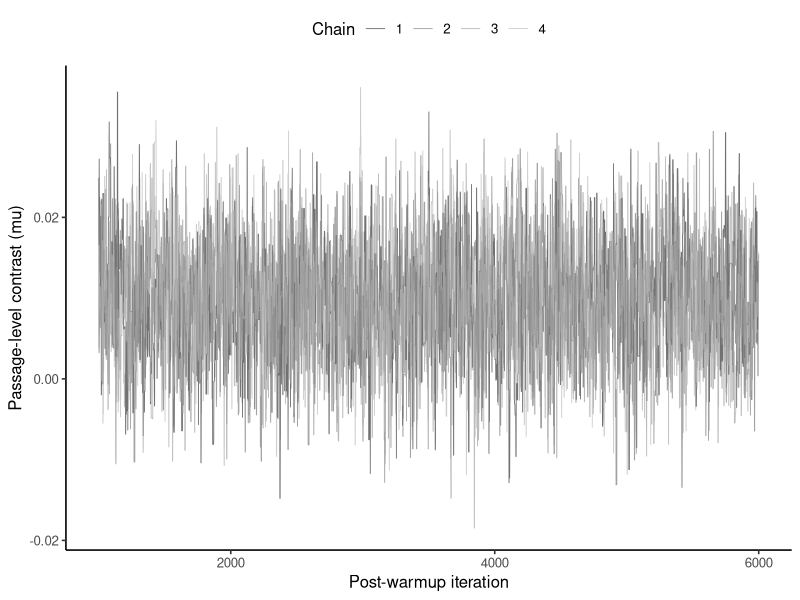

Source code (R):
## ---- chunk 1
#| label: fit-provo-metropolis-hastings
library(ggplot2)

provo <- read.csv("data/provo/passage-summaries.csv", stringsAsFactors = FALSE)
y <- provo$noun_minus_verb_log_ffd
nu <- 4
prior_scale <- 2 * sd(y)
log_sum_exp <- function(x) { m <- max(x); m + log(sum(exp(x - m))) }
log_target <- function(eta) {
  mu <- eta[1]; sigma <- exp(eta[2])
  sum(dt((y - mu) / sigma, df = nu, log = TRUE) - log(sigma)) +
    dnorm(mu, 0, prior_scale, log = TRUE) +
    log(2) + dnorm(sigma, 0, prior_scale, log = TRUE) + eta[2]
}
mode_fit <- optim(c(median(y), log(mad(y))),
                  function(eta) -log_target(eta), method = "BFGS",
                  hessian = TRUE,
                  control = list(reltol = 1e-12, maxit = 1000L))
local_sd <- sqrt(diag(solve(mode_fit$hessian)))
grid <- expand.grid(
  mu = seq(mode_fit$par[1] - 7 * local_sd[1],
           mode_fit$par[1] + 7 * local_sd[1], length.out = 321L),
  log_sigma = seq(mode_fit$par[2] - 7 * local_sd[2],
                  mode_fit$par[2] + 7 * local_sd[2], length.out = 321L)
)
grid$log_kernel <- apply(grid, 1, log_target)
grid$weight <- exp(grid$log_kernel - log_sum_exp(grid$log_kernel))
grid_values <- as.matrix(grid[, c("mu", "log_sigma")])
grid_mean <- colSums(grid_values * grid$weight)
centered <- sweep(grid_values, 2, grid_mean, "-")
grid_covariance <- crossprod(centered * sqrt(grid$weight))
proposal_cholesky <- chol((2.38^2 / 2) * grid_covariance)
posterior_cholesky <- t(chol(grid_covariance))
initial_z <- rbind(c(-2, -1), c(-.6, 1), c(.6, -1), c(2, 1))
initial <- t(vapply(seq_len(4), function(chain) {
  grid_mean + posterior_cholesky %*% initial_z[chain, ]
}, numeric(2)))

set.seed(2026101804)
iterations <- 6000L
warmup <- 1000L
chain_rows <- vector("list", 4L)
for (chain in seq_len(4L)) {
  current <- initial[chain, ]
  current_log_target <- log_target(current)
  rows <- vector("list", iterations)
  for (iteration in seq_len(iterations)) {
    proposal <- current + drop(rnorm(2) %*% proposal_cholesky)
    log_ratio <- log_target(proposal) - current_log_target
    accepted <- log(runif(1)) < min(0, log_ratio)
    previous <- current
    if (accepted) {
      current <- proposal
      current_log_target <- log_target(current)
    }
    rows[[iteration]] <- data.frame(
      chain, iteration, previous_mu = previous[1],
      proposed_mu = proposal[1], log_acceptance_ratio = log_ratio,
      accepted, mu = current[1], sigma = exp(current[2])
    )
  }
  chain_rows[[chain]] <- do.call(rbind, rows)
}
chains <- do.call(rbind, chain_rows)
saved <- subset(chains, iteration > warmup)
mh_summary <- do.call(rbind, lapply(split(saved, saved$chain), function(x) {
  data.frame(chain = x$chain[1], acceptance = mean(x$accepted),
             mean_mu = mean(x$mu), mean_sigma = mean(x$sigma))
}))

stopifnot(length(y) == 55L,
          all(mh_summary$acceptance > .33 & mh_summary$acceptance < .36))
mh_summary
## ---- chunk 2
#| label: plot-provo-metropolis-traces
#| fig-cap: "Four post-warmup random-walk MH chains targeting the PCT."
trace_opacity <- .65
ggplot(saved, aes(iteration, mu, group = factor(chain), color = factor(chain))) +
  geom_line(alpha = trace_opacity, linewidth = .3) +
  scale_color_grey(start = .15, end = .7) +
  labs(x = "Post-warmup iteration", y = "Passage-level contrast (mu)",
       color = "Chain") +
  theme_classic(base_size = 12) +
  theme(legend.position = "top")
